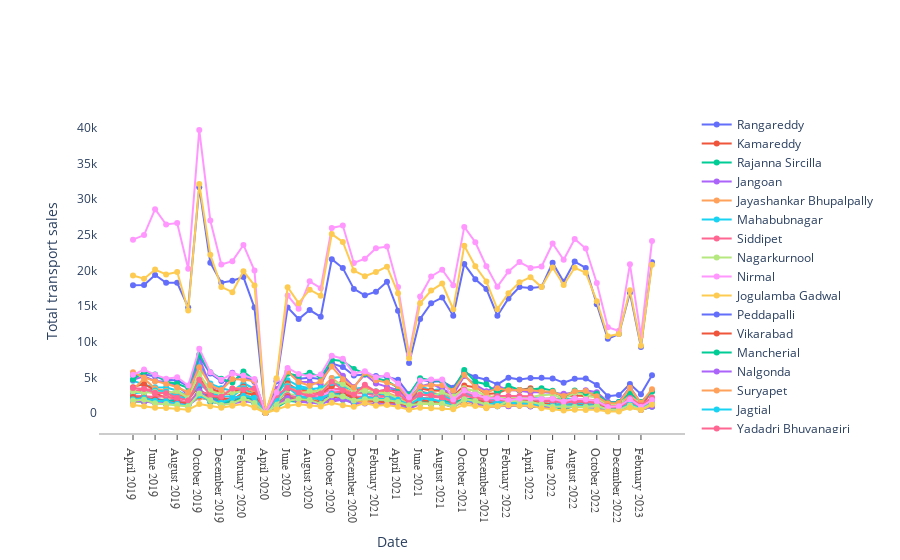

The cell this chart's notebook holds for it:
### Markdown cell above
# Petrol

### Code cell
fig = go.Figure()
for df_dict in distric_data_list:
    dist = df_dict["dist"]
    df_dist = df_dict["df"]
# fig.add_trace(go.Scatter(x=df_stocks.date, y=df_stocks.AAPL, mode="lines", name="Apple"))
    fig.add_trace(go.Scatter(x=df_dist.disp_date, y=df_dist.fuel_type_petrol, mode="lines+markers", name=dist))
# fig.add_trace(go.Scatter(x=df_stocks.date, y=df_stocks.GOOG, mode="lines+markers", name="Google", line=dict(color="firebrick", width=2, dash="dashdot")))

# fig.update_layout(title="Stock price data 2018 - 2020", xaxis_title="Date", yaxis_title="Price")
fig.update_layout(
    xaxis=dict(
        showline=True,
        showgrid=True,
        showticklabels=True,
        linecolor="rgb(204, 204, 204)",
        linewidth=2,
        ticks="outside",
        tickfont=dict(family="Arial", size=12, color="rgb(82, 82, 82)")
    ),
    yaxis=dict(
        showline=True,
        zeroline=True,
        showgrid=True,
        showticklabels=True
    ),
    autosize=True,
    margin=dict(
        autoexpand=True,
        l=100,
        r=20, 
        t=110
    ),
    plot_bgcolor="white"
)

fig.update_layout(xaxis_title="Date", yaxis_title="Total transport sales",showlegend = True)

### Figure 1 — Plotly figure (JSON) as saved in the notebook; plotly's stock layout.template omitted (floating-point values rounded to 4 significant figures)
{"data": [{"mode": "lines+markers", "name": "Rangareddy", "type": "scatter", "x": ["April 2019", "May 2019", "June 2019", "July 2019", "August 2019", "September 2019", "October 2019", "November 2019", "December 2019", "January 2020", "February 2020", "March 2020", "April 2020", "May 2020", "June 2020", "July 2020", "August 2020", "September 2020", "October 2020", "November 2020", "December 2020", "January 2021", "February 2021", "March 2021", "April 2021", "May 2021", "June 2021", "July 2021", "August 2021", "September 2021", "October 2021", "November 2021", "December 2021", "January 2022", "February 2022", "March 2022", "April 2022", "May 2022", "June 2022", "July 2022", "August 2022", "September 2022", "October 2022", "November 2022", "December 2022", "January 2023", "February 2023", "March 2023"], "y": [17910, 17962, 19367, 18266, 18269, 14807, 31646, 21086, 18269, 18560, 19062, 14783, 8, 4447, 14811, 13184, 14438, 13486, 21573, 20323, 17409, 16503, 17009, 18415, 14342, 7008, 13192, 15406, 16192, 13649, 20888, 18753, 17402, 13649, 16066, 17657, 17522, 17691, 21087, 18395, 21234, 20345, 15261, 10403, 11086, 16854, 9265, 21146]}, {"mode": "lines+markers", "name": "Kamareddy", "type": "scatter", "x": ["April 2019", "May 2019", "June 2019", "July 2019", "August 2019", "September 2019", "October 2019", "November 2019", "December 2019", "January 2020", "February 2020", "March 2020", "April 2020", "May 2020", "June 2020", "July 2020", "August 2020", "September 2020", "October 2020", "November 2020", "December 2020", "January 2021", "February 2021", "March 2021", "April 2021", "May 2021", "June 2021", "July 2021", "August 2021", "September 2021", "October 2021", "November 2021", "December 2021", "January 2022", "February 2022", "March 2022", "April 2022", "May 2022", "June 2022", "July 2022", "August 2022", "September 2022", "October 2022", "November 2022", "December 2022", "January 2023", "February 2023", "March 2023"], "y": [3066, 3080, 2783, 2144, 2267, 1886, 3800, 3554, 2638, 2739, 3738, 3074, 4, 1490, 3375, 3085, 3006, 3186, 4164, 3874, 3289, 2731, 2627, 2361, 2120, 1656, 3115, 2359, 2217, 1638, 3131, 2106, 2093, 1552, 2119, 1949, 1957, 1937, 1668, 1249, 1598, 1384, 1356, 721, 915, 1550, 941, 1767]}, {"mode": "lines+markers", "name": "Rajanna Sircilla", "type": "scatter", "x": ["April 2019", "May 2019", "June 2019", "July 2019", "August 2019", "September 2019", "October 2019", "November 2019", "December 2019", "January 2020", "February 2020", "March 2020", "April 2020", "May 2020", "June 2020", "July 2020", "August 2020", "September 2020", "October 2020", "November 2020", "December 2020", "January 2021", "February 2021", "March 2021", "April 2021", "May 2021", "June 2021", "July 2021", "August 2021", "September 2021", "October 2021", "November 2021", "December 2021", "January 2022", "February 2022", "March 2022", "April 2022", "May 2022", "June 2022", "July 2022", "August 2022", "September 2022", "October 2022", "November 2022", "December 2022", "January 2023", "February 2023", "March 2023"], "y": [1577, 1639, 1493, 1230, 1320, 1163, 2723, 1533, 1363, 1421, 1942, 1326, 0, 781, 1718, 1572, 1740, 1792, 2539, 1848, 1675, 1624, 1391, 1260, 1073, 669, 1419, 1253, 1667, 991, 1688, 1147, 1196, 953, 1180, 1051, 950, 834, 942, 527, 1039, 768, 733, 339, 461, 812, 452, 886]}, {"mode": "lines+markers", "name": "Jangoan", "type": "scatter", "x": ["April 2019", "May 2019", "June 2019", "July 2019", "August 2019", "September 2019", "October 2019", "November 2019", "December 2019", "January 2020", "February 2020", "March 2020", "April 2020", "May 2020", "June 2020", "July 2020", "August 2020", "September 2020", "October 2020", "November 2020", "December 2020", "January 2021", "February 2021", "March 2021", "April 2021", "May 2021", "June 2021", "July 2021", "August 2021", "September 2021", "October 2021", "November 2021", "December 2021", "January 2022", "February 2022", "March 2022", "April 2022", "May 2022", "June 2022", "July 2022", "August 2022", "September 2022", "October 2022", "November 2022", "December 2022", "January 2023", "February 2023", "March 2023"], "y": [1961, 1617, 1381, 1318, 1313, 1117, 2197, 1832, 1411, 1483, 1774, 1658, 6, 985, 2037, 1622, 1439, 1538, 1586, 1919, 1342, 1563, 1265, 1289, 990, 566, 1328, 1409, 1285, 1154, 1435, 1333, 1097, 1170, 995, 1081, 1040, 869, 953, 854, 939, 909, 698, 470, 442, 1008, 436, 902]}, {"mode": "lines+markers", "name": "Jayashankar Bhupalpally", "type": "scatter", "x": ["April 2019", "May 2019", "June 2019", "July 2019", "August 2019", "September 2019", "October 2019", "November 2019", "December 2019", "January 2020", "February 2020", "March 2020", "April 2020", "May 2020", "June 2020", "July 2020", "August 2020", "September 2020", "October 2020", "November 2020", "December 2020", "January 2021", "February 2021", "March 2021", "April 2021", "May 2021", "June 2021", "July 2021", "August 2021", "September 2021", "October 2021", "November 2021", "December 2021", "January 2022", "February 2022", "March 2022", "April 2022", "May 2022", "June 2022", "July 2022", "August 2022", "September 2022", "October 2022", "November 2022", "December 2022", "January 2023", "February 2023", "March 2023"], "y": [1552, 1741, 1571, 1581, 1290, 1281, 2153, 1858, 1107, 1600, 1647, 1837, 2, 1233, 2482, 1926, 1576, 1801, 2430, 2386, 1686, 1738, 1590, 1676, 1750, 808, 1669, 1814, 1463, 1069, 1393, 1493, 1082, 1103, 1030, 1114, 1291, 859, 949, 750, 882, 925, 790, 537, 452, 1040, 528, 1271]}, {"mode": "lines+markers", "name": "Mahabubnagar", "type": "scatter", "x": ["April 2019", "May 2019", "June 2019", "July 2019", "August 2019", "September 2019", "October 2019", "November 2019", "December 2019", "January 2020", "February 2020", "March 2020", "April 2020", "May 2020", "June 2020", "July 2020", "August 2020", "September 2020", "October 2020", "November 2020", "December 2020", "January 2021", "February 2021", "March 2021", "April 2021", "May 2021", "June 2021", "July 2021", "August 2021", "September 2021", "October 2021", "November 2021", "December 2021", "January 2022", "February 2022", "March 2022", "April 2022", "May 2022", "June 2022", "July 2022", "August 2022", "September 2022", "October 2022", "November 2022", "December 2022", "January 2023", "February 2023", "March 2023"], "y": [4550, 3975, 3619, 3578, 3171, 2332, 6878, 4140, 3490, 3095, 4180, 3398, 0, 2555, 4612, 3802, 3483, 2770, 4884, 5116, 3418, 3580, 3050, 3198, 3301, 2068, 3819, 3183, 3409, 1565, 3056, 2681, 1970, 1863, 2263, 2166, 2185, 2001, 1999, 1985, 2006, 1765, 1860, 975, 1065, 1529, 933, 1971]}, {"mode": "lines+markers", "name": "Siddipet", "type": "scatter", "x": ["April 2019", "May 2019", "June 2019", "July 2019", "August 2019", "September 2019", "October 2019", "November 2019", "December 2019", "January 2020", "February 2020", "March 2020", "April 2020", "May 2020", "June 2020", "July 2020", "August 2020", "September 2020", "October 2020", "November 2020", "December 2020", "January 2021", "February 2021", "March 2021", "April 2021", "May 2021", "June 2021", "July 2021", "August 2021", "September 2021", "October 2021", "November 2021", "December 2021", "January 2022", "February 2022", "March 2022", "April 2022", "May 2022", "June 2022", "July 2022", "August 2022", "September 2022", "October 2022", "November 2022", "December 2022", "January 2023", "February 2023", "March 2023"], "y": [3112, 3338, 3279, 2781, 2614, 2343, 4206, 3381, 2708, 2823, 3655, 2859, 4, 1637, 3742, 2751, 2815, 2648, 3336, 3410, 2786, 2783, 2436, 2371, 1893, 1147, 3037, 2717, 2573, 1941, 2690, 2407, 2491, 1976, 2142, 2159, 2034, 1772, 1994, 1512, 2027, 1745, 1311, 902, 1019, 1827, 938, 2069]}, {"mode": "lines+markers", "name": "Nagarkurnool", "type": "scatter", "x": ["April 2019", "May 2019", "June 2019", "July 2019", "August 2019", "September 2019", "October 2019", "November 2019", "December 2019", "January 2020", "February 2020", "March 2020", "April 2020", "May 2020", "June 2020", "July 2020", "August 2020", "September 2020", "October 2020", "November 2020", "December 2020", "January 2021", "February 2021", "March 2021", "April 2021", "May 2021", "June 2021", "July 2021", "August 2021", "September 2021", "October 2021", "November 2021", "December 2021", "January 2022", "February 2022", "March 2022", "April 2022", "May 2022", "June 2022", "July 2022", "August 2022", "September 2022", "October 2022", "November 2022", "December 2022", "January 2023", "February 2023", "March 2023"], "y": [2200, 1816, 1818, 1970, 1780, 1246, 3096, 2168, 1722, 1911, 2360, 2791, 0, 1494, 2667, 2493, 2079, 1838, 2495, 2298, 1608, 2169, 1694, 1902, 1718, 948, 2172, 1666, 1657, 1208, 1976, 1629, 1390, 1481, 1663, 1707, 1489, 1390, 1235, 1387, 1335, 1274, 1203, 660, 717, 1313, 647, 1560]}, {"mode": "lines+markers", "name": "Nirmal", "type": "scatter", "x": ["April 2019", "May 2019", "June 2019", "July 2019", "August 2019", "September 2019", "October 2019", "November 2019", "December 2019", "January 2020", "February 2020", "March 2020", "April 2020", "May 2020", "June 2020", "July 2020", "August 2020", "September 2020", "October 2020", "November 2020", "December 2020", "January 2021", "February 2021", "March 2021", "April 2021", "May 2021", "June 2021", "July 2021", "August 2021", "September 2021", "October 2021", "November 2021", "December 2021", "January 2022", "February 2022", "March 2022", "April 2022", "May 2022", "June 2022", "July 2022", "August 2022", "September 2022", "October 2022", "November 2022", "December 2022", "January 2023", "February 2023", "March 2023"], "y": [1736, 2424, 1705, 1431, 1269, 1084, 2666, 2261, 1482, 1448, 2676, 1648, 2, 1229, 2172, 2489, 2580, 2340, 3143, 3096, 2417, 2246, 2312, 1839, 1719, 1336, 2044, 1836, 1650, 1163, 2222, 1863, 1401, 1157, 1786, 1569, 1506, 1424, 1033, 944, 1001, 935, 883, 530, 490, 1083, 590, 1221]}, {"mode": "lines+markers", "name": "Jogulamba Gadwal", "type": "scatter", "x": ["April 2019", "May 2019", "June 2019", "July 2019", "August 2019", "September 2019", "October 2019", "November 2019", "December 2019", "January 2020", "February 2020", "March 2020", "April 2020", "May 2020", "June 2020", "July 2020", "August 2020", "September 2020", "October 2020", "November 2020", "December 2020", "January 2021", "February 2021", "March 2021", "April 2021", "May 2021", "June 2021", "July 2021", "August 2021", "September 2021", "October 2021", "November 2021", "December 2021", "January 2022", "February 2022", "March 2022", "April 2022", "May 2022", "June 2022", "July 2022", "August 2022", "September 2022", "October 2022", "November 2022", "December 2022", "January 2023", "February 2023", "March 2023"], "y": [2033, 1684, 1751, 1861, 1660, 1343, 2692, 2284, 1347, 1879, 1904, 2496, 0, 1306, 2115, 2193, 1856, 1587, 2019, 2660, 1196, 1561, 1301, 1258, 1339, 803, 1463, 1549, 1288, 808, 1722, 1164, 690, 1090, 1140, 1183, 1112, 999, 918, 967, 1150, 1000, 1225, 499, 472, 1046, 426, 1097]}, {"mode": "lines+markers", "name": "Peddapalli", "type": "scatter", "x": ["April 2019", "May 2019", "June 2019", "July 2019", "August 2019", "September 2019", "October 2019", "November 2019", "December 2019", "January 2020", "February 2020", "March 2020", "April 2020", "May 2020", "June 2020", "July 2020", "August 2020", "September 2020", "October 2020", "November 2020", "December 2020", "January 2021", "February 2021", "March 2021", "April 2021", "May 2021", "June 2021", "July 2021", "August 2021", "September 2021", "October 2021", "November 2021", "December 2021", "January 2022", "February 2022", "March 2022", "April 2022", "May 2022", "June 2022", "July 2022", "August 2022", "September 2022", "October 2022", "November 2022", "December 2022", "January 2023", "February 2023", "March 2023"], "y": [2066, 1893, 2070, 1649, 1895, 1140, 3327, 2174, 1488, 1660, 2304, 1868, 0, 1343, 2454, 2035, 2261, 1958, 2511, 2912, 1915, 2076, 1757, 1666, 1349, 893, 1958, 1565, 1800, 1267, 1841, 1772, 1434, 1242, 1391, 1360, 1331, 1136, 1352, 836, 1227, 1068, 1042, 602, 674, 1183, 578, 1279]}, {"mode": "lines+markers", "name": "Vikarabad", "type": "scatter", "x": ["April 2019", "May 2019", "June 2019", "July 2019", "August 2019", "September 2019", "October 2019", "November 2019", "December 2019", "January 2020", "February 2020", "March 2020", "April 2020", "May 2020", "June 2020", "July 2020", "August 2020", "September 2020", "October 2020", "November 2020", "December 2020", "January 2021", "February 2021", "March 2021", "April 2021", "May 2021", "June 2021", "July 2021", "August 2021", "September 2021", "October 2021", "November 2021", "December 2021", "January 2022", "February 2022", "March 2022", "April 2022", "May 2022", "June 2022", "July 2022", "August 2022", "September 2022", "October 2022", "November 2022", "December 2022", "January 2023", "February 2023", "March 2023"], "y": [3636, 4075, 3203, 3027, 2593, 2271, 4776, 3470, 2883, 2749, 3744, 2612, 0, 1543, 4177, 3178, 3337, 2795, 3758, 4472, 3361, 2956, 2986, 3000, 3287, 2111, 3448, 3168, 3121, 2385, 3854, 3620, 2675, 2789, 3388, 3251, 3480, 3030, 2993, 2313, 2459, 2369, 2329, 863, 892, 2092, 913, 3088]}, {"mode": "lines+markers", "name": "Mancherial", "type": "scatter", "x": ["April 2019", "May 2019", "June 2019", "July 2019", "August 2019", "September 2019", "October 2019", "November 2019", "December 2019", "January 2020", "February 2020", "March 2020", "April 2020", "May 2020", "June 2020", "July 2020", "August 2020", "September 2020", "October 2020", "November 2020", "December 2020", "January 2021", "February 2021", "March 2021", "April 2021", "May 2021", "June 2021", "July 2021", "August 2021", "September 2021", "October 2021", "November 2021", "December 2021", "January 2022", "February 2022", "March 2022", "April 2022", "May 2022", "June 2022", "July 2022", "August 2022", "September 2022", "October 2022", "November 2022", "December 2022", "January 2023", "February 2023", "March 2023"], "y": [2006, 1899, 1892, 1615, 1730, 1298, 3050, 2564, 1622, 1539, 2253, 1952, 8, 1285, 2367, 2177, 2045, 2064, 2699, 2957, 2254, 2018, 1835, 1748, 1778, 724, 1740, 1629, 1724, 1534, 1959, 2020, 1594, 1244, 1348, 1558, 1686, 1278, 1299, 860, 1229, 976, 1113, 664, 645, 1261, 728, 1556]}, {"mode": "lines+markers", "name": "Nalgonda", "type": "scatter", "x": ["April 2019", "May 2019", "June 2019", "July 2019", "August 2019", "September 2019", "October 2019", "November 2019", "December 2019", "January 2020", "February 2020", "March 2020", "April 2020", "May 2020", "June 2020", "July 2020", "August 2020", "September 2020", "October 2020", "November 2020", "December 2020", "January 2021", "February 2021", "March 2021", "April 2021", "May 2021", "June 2021", "July 2021", "August 2021", "September 2021", "October 2021", "November 2021", "December 2021", "January 2022", "February 2022", "March 2022", "April 2022", "May 2022", "June 2022", "July 2022", "August 2022", "September 2022", "October 2022", "November 2022", "December 2022", "January 2023", "February 2023", "March 2023"], "y": [4656, 5141, 4514, 4398, 3821, 2533, 7788, 3792, 3203, 5652, 4995, 4371, 31, 3360, 5884, 4383, 4356, 3988, 7063, 5224, 3672, 5422, 4160, 3663, 3224, 1708, 3760, 4124, 3397, 2621, 5198, 3966, 3067, 3822, 3229, 3127, 2914, 2941, 2818, 2706, 2845, 3216, 2928, 1575, 1551, 3645, 1415, 3020]}, {"mode": "lines+markers", "name": "Suryapet", "type": "scatter", "x": ["April 2019", "May 2019", "June 2019", "July 2019", "August 2019", "September 2019", "October 2019", "November 2019", "December 2019", "January 2020", "February 2020", "March 2020", "April 2020", "May 2020", "June 2020", "July 2020", "August 2020", "September 2020", "October 2020", "November 2020", "December 2020", "January 2021", "February 2021", "March 2021", "April 2021", "May 2021", "June 2021", "July 2021", "August 2021", "September 2021", "October 2021", "November 2021", "December 2021", "January 2022", "February 2022", "March 2022", "April 2022", "May 2022", "June 2022", "July 2022", "August 2022", "September 2022", "October 2022", "November 2022", "December 2022", "January 2023", "February 2023", "March 2023"], "y": [3295, 4823, 3432, 3144, 2617, 2608, 5354, 3227, 2409, 3460, 3552, 3031, 34, 1596, 3875, 3109, 2830, 3284, 4925, 3639, 2474, 3615, 3014, 2838, 2258, 1235, 2552, 2956, 2528, 2012, 3511, 2332, 2037, 2481, 2146, 2267, 1988, 1965, 2066, 1727, 1966, 1952, 1776, 1052, 1075, 2530, 1035, 2013]}, {"mode": "lines+markers", "name": "Jagtial", "type": "scatter", "x": ["April 2019", "May 2019", "June 2019", "July 2019", "August 2019", "September 2019", "October 2019", "November 2019", "December 2019", "January 2020", "February 2020", "March 2020", "April 2020", "May 2020", "June 2020", "July 2020", "August 2020", "September 2020", "October 2020", "November 2020", "December 2020", "January 2021", "February 2021", "March 2021", "April 2021", "May 2021", "June 2021", "July 2021", "August 2021", "September 2021", "October 2021", "November 2021", "December 2021", "January 2022", "February 2022", "March 2022", "April 2022", "May 2022", "June 2022", "July 2022", "August 2022", "September 2022", "October 2022", "November 2022", "December 2022", "January 2023", "February 2023", "March 2023"], "y": [2786, 2907, 3173, 2997, 2331, 2024, 4152, 2815, 2326, 2326, 3470, 2429, 0, 1600, 3765, 3466, 3347, 3502, 4230, 3754, 3157, 2985, 2798, 2597, 1858, 1202, 2907, 2667, 2509, 1756, 2998, 2107, 1875, 1523, 1887, 1656, 1691, 1542, 1704, 1194, 1361, 1264, 1196, 659, 692, 1165, 732, 1636]}, {"mode": "lines+markers", "name": "Yadadri Bhuvanagiri", "type": "scatter", "x": ["April 2019", "May 2019", "June 2019", "July 2019", "August 2019", "September 2019", "October 2019", "November 2019", "December 2019", "January 2020", "February 2020", "March 2020", "April 2020", "May 2020", "June 2020", "July 2020", "August 2020", "September 2020", "October 2020", "November 2020", "December 2020", "January 2021", "February 2021", "March 2021", "April 2021", "May 2021", "June 2021", "July 2021", "August 2021", "September 2021", "October 2021", "November 2021", "December 2021", "January 2022", "February 2022", "March 2022", "April 2022", "May 2022", "June 2022", "July 2022", "August 2022", "September 2022", "October 2022", "November 2022", "December 2022", "January 2023", "February 2023", "March 2023"], "y": [2468, 2404, 2257, 2363, 1909, 1424, 3056, 2625, 1949, 2067, 2457, 2161, 51, 1066, 2455, 2145, 2426, 2052, 2771, 3086, 2198, 2322, 2116, 2045, 1711, 853, 2053, 2253, 2199, 1575, 2579, 1993, 1770, 1762, 1761, 1799, 1691, 1602, 1731, 1497, 1648, 1618, 1361, 852, 804, 1681, 827, 1659]}, {"mode": "lines+markers", "name": "Karimnagar", "type": "scatter", "x": ["April 2019", "May 2019", "June 2019", "July 2019", "August 2019", "September 2019", "October 2019", "November 2019", "December 2019", "January 2020", "February 2020", "March 2020", "April 2020", "May 2020", "June 2020", "July 2020", "August 2020", "September 2020", "October 2020", "November 2020", "December 2020", "January 2021", "February 2021", "March 2021", "April 2021", "May 2021", "June 2021", "July 2021", "August 2021", "September 2021", "October 2021", "November 2021", "December 2021", "January 2022", "February 2022", "March 2022", "April 2022", "May 2022", "June 2022", "July 2022", "August 2022", "September 2022", "October 2022", "November 2022", "December 2022", "January 2023", "February 2023", "March 2023"], "y": [3028, 2846, 2950, 2745, 3117, 2088, 5555, 3058, 2686, 2890, 3039, 2595, 0, 1525, 3584, 2643, 3066, 3059, 4492, 4085, 3117, 3064, 2923, 2763, 2061, 1074, 2746, 2310, 2911, 2317, 3446, 3100, 2446, 2109, 2287, 2267, 2268, 2504, 2612, 2006, 2843, 2572, 2102, 1137, 1368, 1919, 1021, 2222]}, {"mode": "lines+markers", "name": "Hyderabad", "type": "scatter", "x": ["April 2019", "May 2019", "June 2019", "July 2019", "August 2019", "September 2019", "October 2019", "November 2019", "December 2019", "January 2020", "February 2020", "March 2020", "April 2020", "May 2020", "June 2020", "July 2020", "August 2020", "September 2020", "October 2020", "November 2020", "December 2020", "January 2021", "February 2021", "March 2021", "April 2021", "May 2021", "June 2021", "July 2021", "August 2021", "September 2021", "October 2021", "November 2021", "December 2021", "January 2022", "February 2022", "March 2022", "April 2022", "May 2022", "June 2022", "July 2022", "August 2022", "September 2022", "October 2022", "November 2022", "December 2022", "January 2023", "February 2023", "March 2023"], "y": [24309, 24949, 28578, 26435, 26643, 20236, 39689, 26996, 20837, 21294, 23567, 19984, 12, 4704, 16496, 14616, 18461, 17510, 25950, 26280, 21040, 21635, 23111, 23339, 17679, 8242, 16348, 19156, 20094, 17928, 26093, 23949, 20590, 17718, 19858, 21162, 20341, 20544, 23776, 21496, 24384, 23069, 18235, 12041, 11527, 20869, 10772, 24112]}, {"mode": "lines+markers", "name": "Medchal_Malkajgiri", "type": "scatter", "x": ["April 2019", "May 2019", "June 2019", "July 2019", "August 2019", "September 2019", "October 2019", "November 2019", "December 2019", "January 2020", "February 2020", "March 2020", "April 2020", "May 2020", "June 2020", "July 2020", "August 2020", "September 2020", "October 2020", "November 2020", "December 2020", "January 2021", "February 2021", "March 2021", "April 2021", "May 2021", "June 2021", "July 2021", "August 2021", "September 2021", "October 2021", "November 2021", "December 2021", "January 2022", "February 2022", "March 2022", "April 2022", "May 2022", "June 2022", "July 2022", "August 2022", "September 2022", "October 2022", "November 2022", "December 2022", "January 2023", "February 2023", "March 2023"], "y": [19273, 18836, 20110, 19433, 19772, 14393, 32104, 22203, 17689, 16947, 19885, 17890, 0, 4870, 17654, 15405, 17290, 16460, 25090, 23989, 19978, 19194, 19772, 20517, 16798, 7704, 15387, 17169, 18152, 14553, 23462, 20585, 18439, 14564, 16796, 18338, 19054, 17664, 20400, 17964, 20361, 19679, 15682, 10763, 11079, 17231, 9450, 20794]}, {"mode": "lines+markers", "name": "Sangareddy", "type": "scatter", "x": ["April 2019", "May 2019", "June 2019", "July 2019", "August 2019", "September 2019", "October 2019", "November 2019", "December 2019", "January 2020", "February 2020", "March 2020", "April 2020", "May 2020", "June 2020", "July 2020", "August 2020", "September 2020", "October 2020", "November 2020", "December 2020", "January 2021", "February 2021", "March 2021", "April 2021", "May 2021", "June 2021", "July 2021", "August 2021", "September 2021", "October 2021", "November 2021", "December 2021", "January 2022", "February 2022", "March 2022", "April 2022", "May 2022", "June 2022", "July 2022", "August 2022", "September 2022", "October 2022", "November 2022", "December 2022", "January 2023", "February 2023", "March 2023"], "y": [5291, 5458, 5119, 4687, 4576, 3798, 7927, 5537, 4511, 4524, 5311, 4472, 4, 2678, 5636, 4803, 4949, 4771, 6978, 6469, 5259, 5416, 5213, 5106, 4669, 2628, 4694, 4410, 4454, 3566, 5723, 5054, 4681, 4018, 4966, 4720, 4930, 4945, 4864, 4248, 4802, 4849, 3950, 2361, 2523, 4082, 2658, 5295]}, {"mode": "lines+markers", "name": "Medak", "type": "scatter", "x": ["April 2019", "May 2019", "June 2019", "July 2019", "August 2019", "September 2019", "October 2019", "November 2019", "December 2019", "January 2020", "February 2020", "March 2020", "April 2020", "May 2020", "June 2020", "July 2020", "August 2020", "September 2020", "October 2020", "November 2020", "December 2020", "January 2021", "February 2021", "March 2021", "April 2021", "May 2021", "June 2021", "July 2021", "August 2021", "September 2021", "October 2021", "November 2021", "December 2021", "January 2022", "February 2022", "March 2022", "April 2022", "May 2022", "June 2022", "July 2022", "August 2022", "September 2022", "October 2022", "November 2022", "December 2022", "January 2023", "February 2023", "March 2023"], "y": [2240, 2134, 1908, 1550, 1538, 1314, 2365, 2474, 2128, 1851, 2890, 2569, 0, 881, 2250, 1716, 1813, 1562, 1981, 2698, 2199, 1829, 1650, 1438, 1458, 900, 1836, 1727, 1521, 1260, 1759, 1668, 1591, 1254, 1631, 1603, 1700, 1305, 1324, 941, 1212, 1069, 1020, 686, 735, 1087, 684, 1455]}, {"mode": "lines+markers", "name": "Nizamabad", "type": "scatter", "x": ["April 2019", "May 2019", "June 2019", "July 2019", "August 2019", "September 2019", "October 2019", "November 2019", "December 2019", "January 2020", "February 2020", "March 2020", "April 2020", "May 2020", "June 2020", "July 2020", "August 2020", "September 2020", "October 2020", "November 2020", "December 2020", "January 2021", "February 2021", "March 2021", "April 2021", "May 2021", "June 2021", "July 2021", "August 2021", "September 2021", "October 2021", "November 2021", "December 2021", "January 2022", "February 2022", "March 2022", "April 2022", "May 2022", "June 2022", "July 2022", "August 2022", "September 2022", "October 2022", "November 2022", "December 2022", "January 2023", "February 2023", "March 2023"], "y": [4701, 5795, 5427, 4391, 4110, 3538, 8201, 5737, 4814, 4285, 5829, 4605, 3, 2398, 5532, 5250, 5665, 5033, 7479, 7314, 6191, 5492, 4884, 4492, 3516, 2611, 4889, 4589, 4529, 3123, 6026, 4395, 4054, 2797, 3833, 3249, 3303, 3493, 3147, 2243, 3167, 2827, 2698, 1448, 1549, 2829, 1566, 3044]}, {"mode": "lines+markers", "name": "Wanaparthy", "type": "scatter", "x": ["April 2019", "May 2019", "June 2019", "July 2019", "August 2019", "September 2019", "October 2019", "November 2019", "December 2019", "January 2020", "February 2020", "March 2020", "April 2020", "May 2020", "June 2020", "July 2020", "August 2020", "September 2020", "October 2020", "November 2020", "December 2020", "January 2021", "February 2021", "March 2021", "April 2021", "May 2021", "June 2021", "July 2021", "August 2021", "September 2021", "October 2021", "November 2021", "December 2021", "January 2022", "February 2022", "March 2022", "April 2022", "May 2022", "June 2022", "July 2022", "August 2022", "September 2022", "October 2022", "November 2022", "December 2022", "January 2023", "February 2023", "March 2023"], "y": [1752, 1587, 1517, 1524, 1386, 1043, 3059, 1744, 1206, 1360, 1617, 1564, 4, 983, 2102, 1583, 1570, 1237, 1858, 2057, 1351, 1355, 1302, 1264, 1174, 606, 1325, 1260, 1291, 836, 1894, 1354, 842, 956, 968, 1078, 936, 956, 864, 839, 848, 923, 1020, 421, 449, 912, 477, 996]}, {"mode": "lines+markers", "name": "Khammam", "type": "scatter", "x": ["April 2019", "May 2019", "June 2019", "July 2019", "August 2019", "September 2019", "October 2019", "November 2019", "December 2019", "January 2020", "February 2020", "March 2020", "April 2020", "May 2020", "June 2020", "July 2020", "August 2020", "September 2020", "October 2020", "November 2020", "December 2020", "January 2021", "February 2021", "March 2021", "April 2021", "May 2021", "June 2021", "July 2021", "August 2021", "September 2021", "October 2021", "November 2021", "December 2021", "January 2022", "February 2022", "March 2022", "April 2022", "May 2022", "June 2022", "July 2022", "August 2022", "September 2022", "October 2022", "November 2022", "December 2022", "January 2023", "February 2023", "March 2023"], "y": [5740, 4989, 4476, 4114, 3622, 2926, 6419, 3905, 3226, 4773, 4677, 4487, 90, 3004, 5827, 4358, 3839, 4474, 6516, 4754, 3576, 5665, 4594, 4275, 3757, 1897, 3763, 3898, 3897, 3141, 5370, 3647, 2842, 3492, 3200, 3223, 3230, 3011, 2990, 2390, 3053, 3098, 2345, 1373, 1419, 3536, 1436, 3352]}, {"mode": "lines+markers", "name": "Mahabubabad", "type": "scatter", "x": ["April 2019", "May 2019", "June 2019", "July 2019", "August 2019", "September 2019", "October 2019", "November 2019", "December 2019", "January 2020", "February 2020", "March 2020", "April 2020", "May 2020", "June 2020", "July 2020", "August 2020", "September 2020", "October 2020", "November 2020", "December 2020", "January 2021", "February 2021", "March 2021", "April 2021", "May 2021", "June 2021", "July 2021", "August 2021", "September 2021", "October 2021", "November 2021", "December 2021", "January 2022", "February 2022", "March 2022", "April 2022", "May 2022", "June 2022", "July 2022", "August 2022", "September 2022", "October 2022", "November 2022", "December 2022", "January 2023", "February 2023", "March 2023"], "y": [1945, 2126, 1746, 1664, 1294, 1057, 2456, 1744, 1442, 2075, 2447, 2165, 20, 2021, 3621, 2390, 2071, 2113, 2703, 2332, 1658, 2335, 1973, 1986, 1880, 1157, 2085, 1967, 1597, 1165, 1810, 1685, 1181, 1482, 1453, 1395, 1326, 1072, 1182, 1031, 1080, 1007, 957, 521, 518, 1308, 598, 1453]}, {"mode": "lines+markers", "name": "Bhadradri Kothagudem", "type": "scatter", "x": ["April 2019", "May 2019", "June 2019", "July 2019", "August 2019", "September 2019", "October 2019", "November 2019", "December 2019", "January 2020", "February 2020", "March 2020", "April 2020", "May 2020", "June 2020", "July 2020", "August 2020", "September 2020", "October 2020", "November 2020", "December 2020", "January 2021", "February 2021", "March 2021", "April 2021", "May 2021", "June 2021", "July 2021", "August 2021", "September 2021", "October 2021", "November 2021", "December 2021", "January 2022", "February 2022", "March 2022", "April 2022", "May 2022", "June 2022", "July 2022", "August 2022", "September 2022", "October 2022", "November 2022", "December 2022", "January 2023", "February 2023", "March 2023"], "y": [3527, 3364, 2865, 2767, 2149, 1772, 4662, 2438, 2295, 3459, 3287, 3469, 34, 2510, 3569, 2894, 2333, 2750, 4425, 3204, 2607, 3966, 3009, 3327, 2697, 1578, 2576, 2502, 2198, 1552, 3282, 2245, 1818, 2412, 2408, 2382, 2356, 1589, 1776, 1395, 1673, 1695, 1651, 968, 885, 2105, 1077, 2161]}, {"mode": "lines+markers", "name": "Adilabad", "type": "scatter", "x": ["April 2019", "May 2019", "June 2019", "July 2019", "August 2019", "September 2019", "October 2019", "November 2019", "December 2019", "January 2020", "February 2020", "March 2020", "April 2020", "May 2020", "June 2020", "July 2020", "August 2020", "September 2020", "October 2020", "November 2020", "December 2020", "January 2021", "February 2021", "March 2021", "April 2021", "May 2021", "June 2021", "July 2021", "August 2021", "September 2021", "October 2021", "November 2021", "December 2021", "January 2022", "February 2022", "March 2022", "April 2022", "May 2022", "June 2022", "July 2022", "August 2022", "September 2022", "October 2022", "November 2022", "December 2022", "January 2023", "February 2023", "March 2023"], "y": [1758, 1870, 1384, 1264, 1137, 944, 2742, 1817, 1129, 1354, 2025, 1426, 4, 1040, 1708, 1975, 1853, 1286, 2512, 2330, 1783, 1925, 1867, 1849, 1554, 1092, 1262, 1327, 1303, 862, 1958, 1687, 1202, 958, 1719, 1668, 1545, 1245, 893, 933, 840, 843, 1021, 499, 448, 1073, 528, 1344]}, {"mode": "lines+markers", "name": "Warangal", "type": "scatter", "x": ["April 2019", "May 2019", "June 2019", "July 2019", "August 2019", "September 2019", "October 2019", "November 2019", "December 2019", "January 2020", "February 2020", "March 2020", "April 2020", "May 2020", "June 2020", "July 2020", "August 2020", "September 2020", "October 2020", "November 2020", "December 2020", "January 2021", "February 2021", "March 2021", "April 2021", "May 2021", "June 2021", "July 2021", "August 2021", "September 2021", "October 2021", "November 2021", "December 2021", "January 2022", "February 2022", "March 2022", "April 2022", "May 2022", "June 2022", "July 2022", "August 2022", "September 2022", "October 2022", "November 2022", "December 2022", "January 2023", "February 2023", "March 2023"], "y": [5371, 6101, 5365, 4805, 5021, 3860, 9025, 5728, 4660, 5536, 5263, 4794, 14, 2894, 6338, 5468, 5147, 5426, 8046, 7619, 5554, 5876, 5040, 5326, 4136, 2232, 4585, 4692, 4721, 1909, 3157, 2613, 2076, 2090, 1812, 2012, 2007, 1972, 2008, 1616, 2032, 1900, 1713, 866, 954, 1938, 866, 1832]}, {"mode": "lines+markers", "name": "Kumurambheem Asifabad", "type": "scatter", "x": ["April 2019", "May 2019", "June 2019", "July 2019", "August 2019", "September 2019", "October 2019", "November 2019", "December 2019", "January 2020", "February 2020", "March 2020", "April 2020", "May 2020", "June 2020", "July 2020", "August 2020", "September 2020", "October 2020", "November 2020", "December 2020", "January 2021", "February 2021", "March 2021", "April 2021", "May 2021", "June 2021", "July 2021", "August 2021", "September 2021", "October 2021", "November 2021", "December 2021", "January 2022", "February 2022", "March 2022", "April 2022", "May 2022", "June 2022", "July 2022", "August 2022", "September 2022", "October 2022", "November 2022", "December 2022", "January 2023", "February 2023", "March 2023"], "y": [1149, 963, 741, 717, 573, 479, 1260, 977, 752, 1014, 1318, 782, 6, 505, 1027, 1225, 1026, 917, 1457, 1095, 885, 1427, 1022, 1137, 876, 486, 745, 692, 669, 527, 1180, 1009, 807, 1009, 1094, 1018, 1021, 696, 544, 366, 452, 442, 480, 241, 229, 733, 421, 1154]}], "layout": {"autosize": true, "margin": {"autoexpand": true, "l": 100, "r": 20, "t": 110}, "plot_bgcolor": "white", "showlegend": true, "xaxis": {"linecolor": "rgb(204, 204, 204)", "linewidth": 2, "showgrid": true, "showline": true, "showticklabels": true, "tickfont": {"color": "rgb(82, 82, 82)", "family": "Arial", "size": 12}, "ticks": "outside", "title": {"text": "Date"}}, "yaxis": {"showgrid": true, "showline": true, "showticklabels": true, "title": {"text": "Total transport sales"}, "zeroline": true}}}
